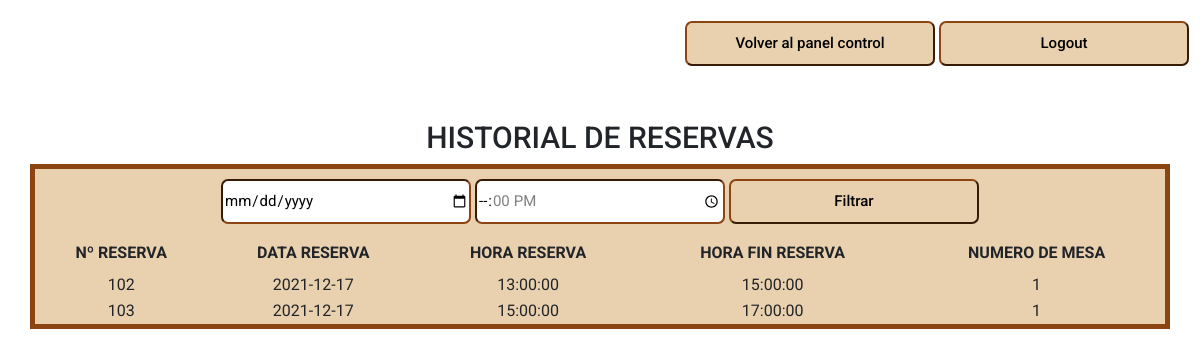
The page /process/vista_historial.php (signed in) on the database its author committed.
### tables this page shows
CREATE TABLE `tbl_reserva` (
  `id_reserva` int(11) NOT NULL,
  `data_reserva` date DEFAULT NULL,
  `hora_reserva` time DEFAULT NULL,
  `hora_fi_reserva` time DEFAULT NULL,
  `id_mesa` int(11) NOT NULL
);

### process/vista_historial.php (the view, shortened to what this page needs)
<?php
    include '../services/conexion.php';
    if (!$_SESSION['nombre']=="") {
    ?>
    <!DOCTYPE html>
    <html lang="en">
    <head>
        <link rel="stylesheet" href="https://stackpath.bootstrapcdn.com/bootstrap/4.4.1/css/bootstrap.min.css">
        <link rel="stylesheet" href="../css/styles.css">
    </head>
    <body class="sala">
        <table class="contenedor_botones_principales_sala">
            <td>
                <button class="boton_sala" onclick="location.href='../view/control_administrador.php'">Volver al panel control</button>
                <button class="boton_sala" onclick="location.href='../process/logout.proc.php'">Logout</button>
            </td>
        </table>
        <h1 class="h1_sala">HISTORIAL DE RESERVAS</h1>
        <div class="cuadro_mesas">
           <form action="../process/vista_historial.php" method="POST">
           <input class="input_login" type="date" id="fecha" name="fecha" placeholder="Introduce la fecha de la reserva..."/>
           <input class="input_login" type="time" step= "3600" max="23:00" min="13:00" id="horainicio" name="horainicio" placeholder="Introduce la hora de la reserva..."/>
           <input type="submit" class="boton_filtrar_user"value="Filtrar" name="filtrar">
           </form>
        <table class="tabla_mesas">
            <?php
            if (isset($_POST['filtrar'])){
                $mesa=$pdo->prepare("SELECT * FROM tbl_reserva WHERE data_reserva LIKE '%{$_POST['fecha']}%' AND hora_reserva LIKE '%{$_POST['horainicio']}%'");
                $mesa->execute();
                $mesas=$mesa->fetchAll(PDO::FETCH_ASSOC);
                if (empty($mesas)) {
                    echo "<h1>No se ha encontrado ninguna mesa</h1>";
                }else{
                    ?>
                    <tr>
                        <th>Nº RESERVA</th>
                        <th>DATA RESERVA</th>
                        <th>HORA RESERVA</th>
                        <th>HORA FIN RESERVA</th>
                        <th>NUMERO DE MESA</th>
                    </tr>
                     <?php
                }
            }else{
                $mesa=$pdo->prepare("SELECT * FROM tbl_reserva");
                $mesa->execute();
                $mesas=$mesa->fetchAll(PDO::FETCH_ASSOC);
                if (empty($mesas)) {
                    echo "<h1>No hay ninguna mesa</h1>";
                }else{
                    ?>
                    <tr>
                        <th>Nº RESERVA</th>
                        <th>DATA RESERVA</th>
                        <th>HORA RESERVA</th>
                        <th>HORA FIN RESERVA</th>
                        <th>NUMERO DE MESA</th>
                    </tr>
                    <?php
                }
            }
            ?>
                <?php
                    foreach ($mesas as $row) {
                ?>
                <tr>
                    <td><?php echo "{$row['id_reserva']}";?></td>
                    <td><?php echo "{$row['data_reserva']}";?></td>
                    <td><?php echo "{$row['hora_reserva']}";?></td>
                    <td><?php echo "{$row['hora_fi_reserva']}";?></td>
                    <td><?php echo "{$row['id_mesa']}";?></td>
                <?php } ?>
            </table>
        </div>
    </body>
    </html>
<?php
}else{
    header('Location: ../view/login.php');
}

### css/styles.css (style rules this page uses)
* { box-sizing: border-box; font-family: 'Roboto', sans-serif; }
body { margin: 0; background-size: cover; background-attachment: fixed; padding: 10% 20px; text-align: center; }
th { padding-top: 7px; padding-bottom: 7px; }
.input_login { width: 250px; height: 45px; font-size: 15px; border-radius: 7px; border-color: saddlebrown; background-color: white; outline: none; }
.sala { width: 100%; height: 100%; padding: 0; margin: 0; background-image: url("../img/img_sala.jpg"); }
.contenedor_botones_principales_sala { height: 100%; margin-top: 20px; margin-right: 10px; float: right; }
.boton_sala { width: 250px; height: 45px; border-radius: 7px; border-color: saddlebrown; background-color: #e9d0ae; font-size: 15px; font-weight: 500; transition: all 0.5s ease; position: relative; }
.h1_sala { padding-top: 120px; font-size: 30px; }
.boton_filtrar_user { width: 250px; height: 45px; border-radius: 7px; border-color: saddlebrown; background-color: #e9d0ae; font-size: 15px; font-weight: 500; transition: all 0.5s ease; position: relative; margin-bottom: 10px; margin-top: 10px; outline: none; }
.cuadro_mesas { height: auto; width: auto; background: #e9d0ae; margin-left: 30px; margin-right: 30px; border: 5px solid saddlebrown; align-items: center; align-content: center; text-align: center; }
.tabla_mesas { width: 100%; height: 100%; }

### rows shown on the page
tbl_reserva: id_reserva "102", data_reserva "2021-12-17", hora_reserva "13:00:00", hora_fi_reserva "15:00:00", id_mesa "1"
tbl_reserva: id_reserva "103", data_reserva "2021-12-17", hora_reserva "15:00:00", hora_fi_reserva "17:00:00", id_mesa "1"
